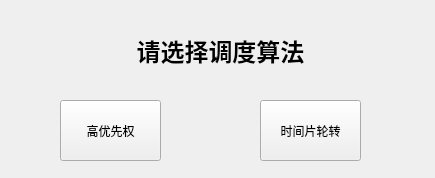
<?xml version="1.0" encoding="UTF-8"?>
<ui version="4.0">
 <class>chooseAlgo</class>
 <widget class="QWidget" name="chooseAlgo">
  <property name="geometry">
   <rect>
    <x>0</x>
    <y>0</y>
    <width>435</width>
    <height>178</height>
   </rect>
  </property>
  <property name="windowTitle">
   <string>Form</string>
  </property>
  <widget class="QLabel" name="label">
   <property name="geometry">
    <rect>
     <x>120</x>
     <y>10</y>
     <width>201</width>
     <height>81</height>
    </rect>
   </property>
   <property name="text">
    <string>&lt;html&gt;&lt;head/&gt;&lt;body&gt;&lt;p align=&quot;center&quot;&gt;&lt;span style=&quot; font-size:18pt; font-weight:600;&quot;&gt;请选择调度算法&lt;/span&gt;&lt;/p&gt;&lt;/body&gt;&lt;/html&gt;</string>
   </property>
  </widget>
  <widget class="QPushButton" name="btn_SF">
   <property name="geometry">
    <rect>
     <x>160</x>
     <y>180</y>
     <width>101</width>
     <height>61</height>
    </rect>
   </property>
   <property name="text">
    <string>短作业优先</string>
   </property>
  </widget>
  <widget class="QPushButton" name="btn_HPF">
   <property name="geometry">
    <rect>
     <x>60</x>
     <y>100</y>
     <width>101</width>
     <height>61</height>
    </rect>
   </property>
   <property name="text">
    <string>高优先权</string>
   </property>
  </widget>
  <widget class="QPushButton" name="btn_RR">
   <property name="geometry">
    <rect>
     <x>260</x>
     <y>100</y>
     <width>101</width>
     <height>61</height>
    </rect>
   </property>
   <property name="text">
    <string>时间片轮转</string>
   </property>
  </widget>
 </widget>
 <resources/>
 <connections/>
</ui>
